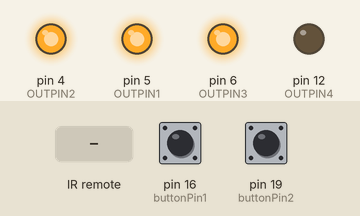
A sketch run on a simulated Arduino Uno, built with avr-gcc and run on an emulated ATmega328P. Parts: output pins drawn as LEDs (lit = HIGH). The inputs (shaded band) are chosen by the test bench; at power-on: pin 16 (buttonPin1) HIGH, pin 19 (buttonPin2) HIGH.

Above: at 1.2 s.
1.3 s: pin 16 (buttonPin1) pulled LOW for 0.15 s
At 2.1 s:
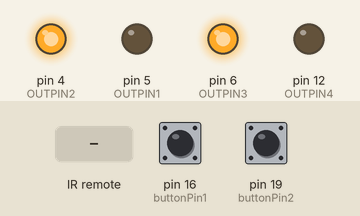
2.9 s: pin 19 (buttonPin2) pulled LOW for 0.15 s
At 4.1 s:
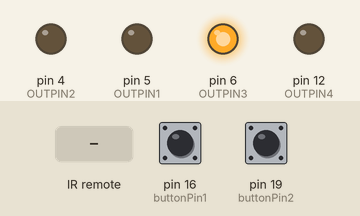
4.5 s: infrared code 0x80BFE31C received
At 4.9 s:
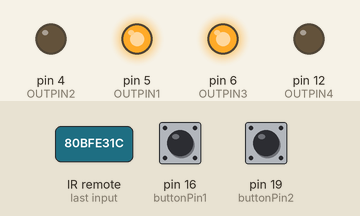
6.0 s: infrared code 0x80BFA35C received
At 7.2 s:
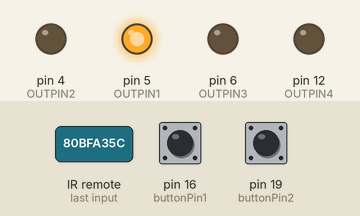
7.5 s: pin 16 (buttonPin1) pulled LOW for 1 s
At 9.2 s:
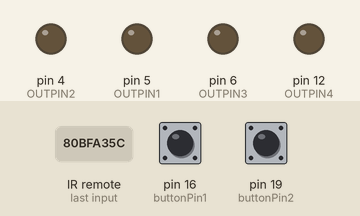
10.0 s: pin 19 (buttonPin2) pulled LOW for 1 s
At 11.4 s:
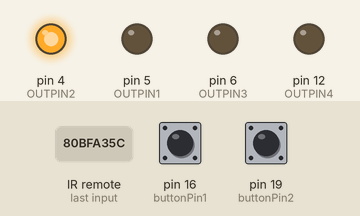
Timing chart, 0 to 13.0 s (numbered marks = the images above; inputs shaded):
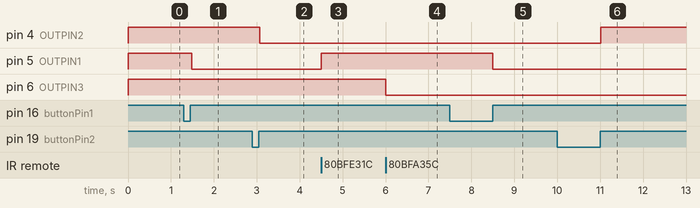

Measured:
- after the input at 1.3 s, pin 5 (OUTPIN1): HIGH → LOW after 0.19 s
- after the input at 2.9 s, pin 4 (OUTPIN2): HIGH → LOW after 0.17 s
- after the input at 4.5 s, pin 5 (OUTPIN1): LOW → HIGH at once
- after the input at 6.0 s, pin 6 (OUTPIN3): HIGH → LOW at once
- after the input at 7.5 s, pin 5 (OUTPIN1): HIGH → LOW after 1.0 s
- after the input at 10.0 s, pin 4 (OUTPIN2): LOW → HIGH after 1.0 s

The sketch:

guest_kitchen_room.ino
```cpp
#include <IRremote.h>
byte RECV_PIN = 14;

unsigned long last1;  // IR 1
unsigned long last2;  // IR 2
unsigned long last3;  // IR 3
unsigned long last4;  // IR 4
unsigned long last5;  // Button Left
unsigned long last6;  // Button Right

byte OUTPIN1 = 5;  //  left
byte OUTPIN2 = 4;  //  right
byte OUTPIN3 = 6;  //  single
byte OUTPIN4 = 12; //  yard light

IRrecv irrecv(RECV_PIN);
decode_results results;


const byte  buttonPin1 = 16;
long buttonTimer = 0;
long longPressTime = 1000;
boolean buttonActive = false;
boolean longPressActive = false;

const byte  buttonPin2 = 19;
long buttonTimer2 = 0;
long longPressTime2 = 1000;
boolean buttonActive2 = false;
boolean longPressActive2 = false;

void setup()
{
  irrecv.enableIRIn(); // Start the receiver
  Serial.begin(9600);
  pinMode(OUTPIN1, OUTPUT);
  pinMode(OUTPIN2, OUTPUT);
  pinMode(OUTPIN3, OUTPUT);
  pinMode(OUTPIN4, OUTPUT);
  digitalWrite(OUTPIN1,HIGH);
  digitalWrite(OUTPIN2,HIGH);
  digitalWrite(OUTPIN3,HIGH);
  digitalWrite(OUTPIN4,LOW);  //Pin13

  pinMode(buttonPin1, INPUT);
  pinMode(buttonPin2, INPUT);

}


void loop() {
  if (irrecv.decode(&results)) {

/************************* RED *******************************/
  if (results.value == 0x80BFE31C) {    //0xFFA25D Small
      if (millis() - last1 > 250) {
        //Serial.println("RED");
          digitalWrite(OUTPIN1, !digitalRead(OUTPIN1));               //output
       last1 = millis();
      }

/************************ GREEN *******************************/
  }else if (results.value == 0x80BF639C) {    //0xFF629D
       if (millis() - last2 > 250) {
        //Serial.println("GREEN");
         digitalWrite(OUTPIN2, !digitalRead(OUTPIN2));                //output
        last2 = millis();
       }

/************************ YELLOW *******************************/
  }else if (results.value == 0x80BFA35C) {   //0xFFE21D
       if (millis() - last3 > 250) {
        //Serial.println("YELLOW");
          digitalWrite(OUTPIN3, !digitalRead(OUTPIN3));                //output
        last3 = millis();
       }

/************************ BLUE *******************************/
  }else if (results.value == 0x80BF23DC) {    //0xFF22DD
       if (millis() - last4 > 250) {
        //Serial.println("BLUE");
          digitalWrite(OUTPIN4, !digitalRead(OUTPIN4));                //output
        last4 = millis();
       }

  }

/*************************************************************/
    irrecv.resume(); // Receive the next value
  } //irrecv


/*************************** Left and Long Single Lights  *****************************************/
 if (millis() - last5 > 50) {

      if (digitalRead(buttonPin1) == LOW) {

        if (buttonActive == false) {
         buttonActive = true;
         buttonTimer = millis();
        }

         if ((millis() - buttonTimer > longPressTime) && (longPressActive == false)) {
          longPressActive = true;

            //   Long Press
            digitalWrite(OUTPIN3, !digitalRead(OUTPIN3));  // Hided  light ( single relay )

         }

        } else {

          if (buttonActive == true) {
          if (longPressActive == true) {
          longPressActive = false;
        } else {

            //   Short Press
           digitalWrite(OUTPIN1, !digitalRead(OUTPIN1));  // Left relay

        }
        buttonActive = false;
      }
    }

   last5 = millis();
 } //timer
/*************************** Right and Long Yard Lights  *****************************************/
 if (millis() - last6 > 50) {

   if (digitalRead(buttonPin2) == LOW) {

      if (buttonActive2 == false) {
          buttonActive2 = true;
          buttonTimer2 = millis();
       }

      if ((millis() - buttonTimer2 > longPressTime2) && (longPressActive2 == false)) {
         longPressActive2 = true;

          //   Long Press
          digitalWrite(OUTPIN4, !digitalRead(OUTPIN4));  // Right relay

      }

    } else {

      if (buttonActive2 == true) {
          if (longPressActive2 == true) {
              longPressActive2 = false;
          } else {

             //   Short Press
             digitalWrite(OUTPIN2, !digitalRead(OUTPIN2));  // Yard light

          }
          buttonActive2 = false;
       }
    }

  last6 = millis();
 }

} // loop
```
